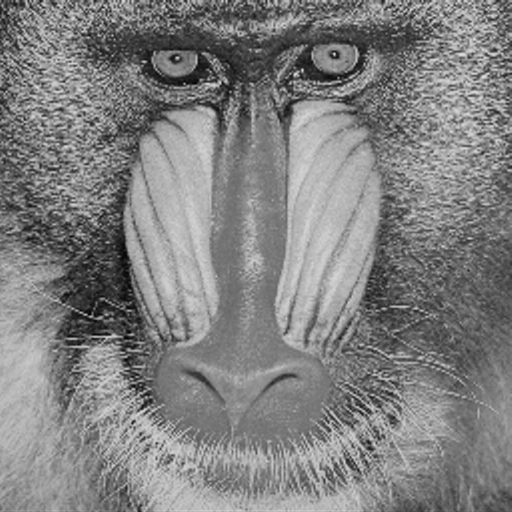
#> input picture Images/mandril_gray.tif, 512 x 512 px, found by its file name
$ jupyter execute BitPlaneSlicing.ipynb
#> lines starting #> are read from the running program, lines starting #| are printed output that depends on the picture; after the words box and inside, x2 and y2 are one past the last pixel; in counts of white or black regions, pixels touching at a corner belong together
[cell 1]
import cv2
import numpy as np
import matplotlib.pyplot as plt

[cell 2]
img = cv2.imread('\Images\mandril_gray.tif', 0)
#> img is the input picture: shape (512, 512); min 0, max 226, mean 128.5

[cell 3]
img.shape
#> Out = (512, 512)

[cell 4]
img.dtype

[cell 5]
plt.imshow(img, 'gray')
plt.show()

[cell 6]
arr = []
for i in range(img.shape[0]):
    for j in range(img.shape[1]):
        arr.append(np.binary_repr(img[i][j], width = 8))
#> after the loop, arr = 262144 items

[cell 7]
eight = (np.array([int(i[0]) for i in arr]) * 128).reshape(img.shape[0],img.shape[1])
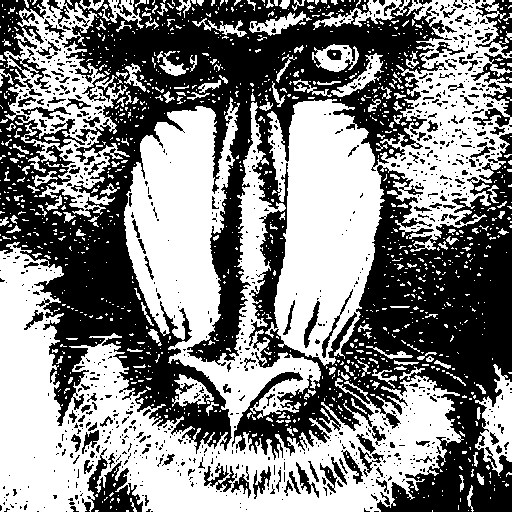
#> eight: shape (512, 512) int64; values 0 (black) and 128 (white), 51.6% white; 997 black regions (847 under 20 px), largest, box (x1, y1, x2, y2) and area: (0, 0, 512, 512) 110614, (87, 448, 143, 512) 1607, (475, 0, 512, 56) 808
seven = (np.array([int(i[1]) for i in arr]) * 64).reshape(img.shape[0],img.shape[1])
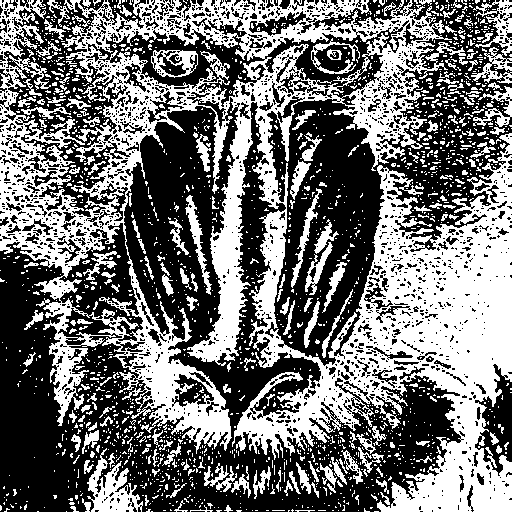
#> seven: shape (512, 512) int64; values 0 (black) and 64 (white), 44.7% white; 1997 white regions (1786 under 20 px), largest, box (x1, y1, x2, y2) and area: (0, 0, 512, 512) 91733, (87, 448, 143, 512) 1573, (473, 0, 512, 56) 764
six = (np.array([int(i[2]) for i in arr]) * 32).reshape(img.shape[0],img.shape[1])
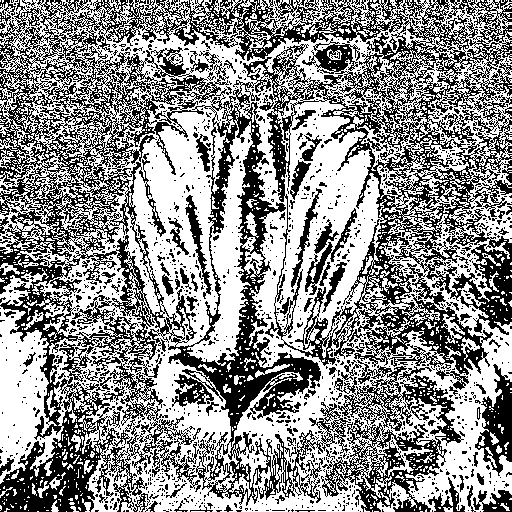
#> six: shape (512, 512) int64; values 0 (black) and 32 (white), 56% white; 1632 black regions (1515 under 20 px), largest, box (x1, y1, x2, y2) and area: (0, 0, 512, 512) 92422, (321, 360, 464, 512) 7153, (475, 364, 512, 476) 1948
five = (np.array([int(i[3]) for i in arr]) * 16).reshape(img.shape[0],img.shape[1])
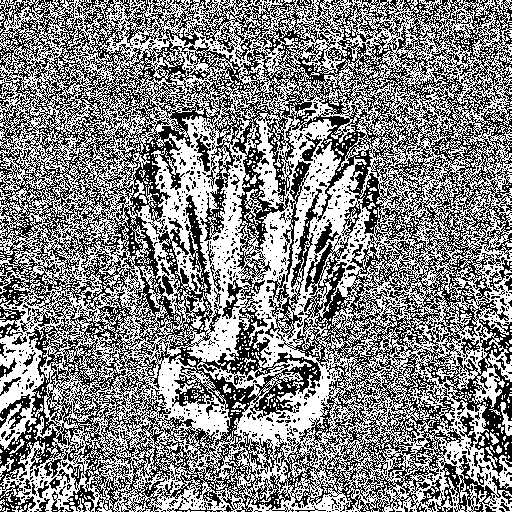
#> five: shape (512, 512) int64; values 0 (black) and 16 (white), 52.3% white; black in thin lines or dots
four = (np.array([int(i[4]) for i in arr]) * 8).reshape(img.shape[0],img.shape[1])
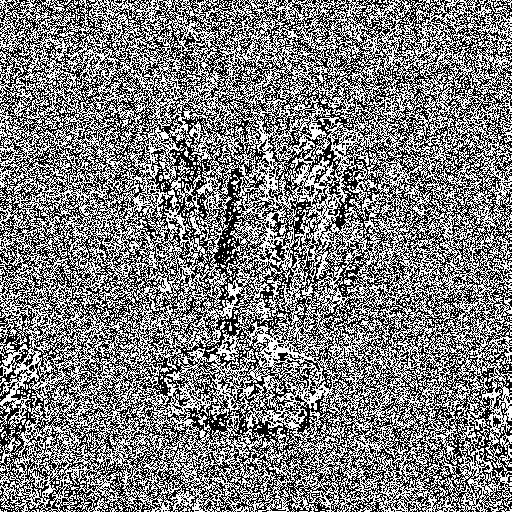
#> four: shape (512, 512) int64; values 0 (black) and 8 (white), 49.7% white in thin lines or dots
three = (np.array([int(i[5]) for i in arr]) * 4).reshape(img.shape[0],img.shape[1])
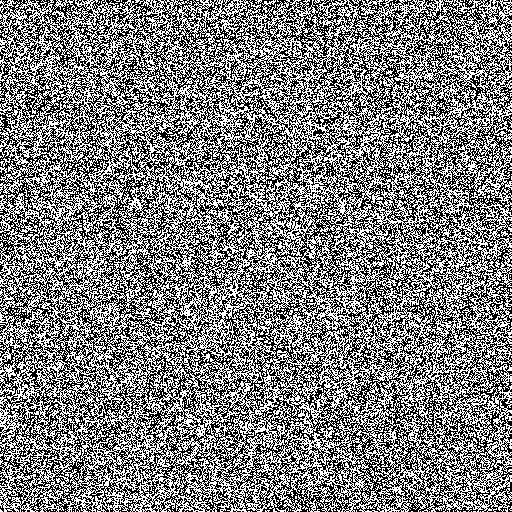
#> three: shape (512, 512) int64; values 0 (black) and 4 (white), 49.9% white in thin lines or dots
two = (np.array([int(i[6]) for i in arr]) * 2).reshape(img.shape[0],img.shape[1])
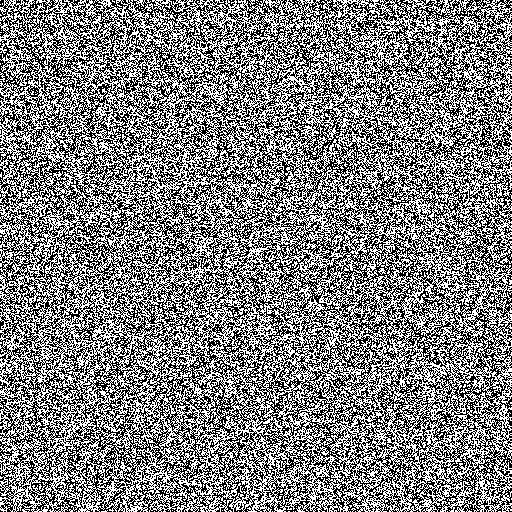
#> two: shape (512, 512) int64; values 0 (black) and 2 (white), 50% white; black in thin lines or dots
one = (np.array([int(i[7]) for i in arr]) * 1).reshape(img.shape[0],img.shape[1])
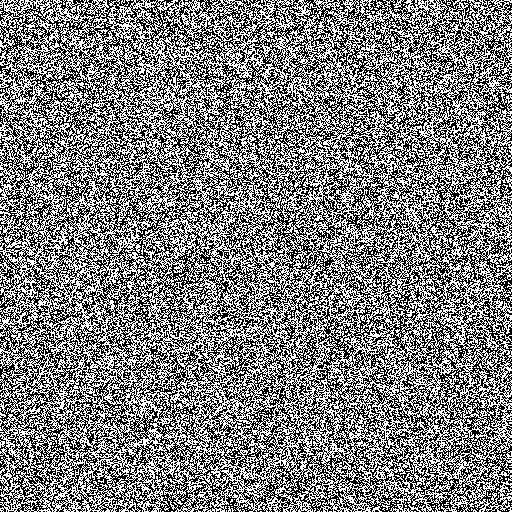
#> one: shape (512, 512) int64; values 0 (black) and 1 (white), 50% white in thin lines or dots

[cell 8]
print(((np.array([int(i[0]) for i in arr])*128).reshape(img.shape[0],img.shape[1])).shape)
#| (512, 512)

[cell 9]
plt.imshow(eight, 'gray')
plt.show()

[cell 10]
plt.figure(figsize=(15,15))
plt.subplot(1,8,1)
plt.imshow(eight, 'gray')
plt.title('EIGHT')
plt.subplot(1,8,2)
plt.imshow(seven, 'gray')
plt.title('SEVEN')
plt.subplot(1,8,3)
plt.imshow(six, 'gray')
plt.title('SIX')
plt.subplot(1,8,4)
plt.imshow(five, 'gray')
plt.title('FIVE')
plt.subplot(1,8,5)
plt.imshow(four, 'gray')
plt.title('FOUR')
plt.subplot(1,8,6)
plt.imshow(three, 'gray')
plt.title('THREE')
plt.subplot(1,8,7)
plt.imshow(two, 'gray')
plt.title('TWO')
plt.subplot(1,8,8)
plt.imshow(one, 'gray')
plt.title('ONE')

[cell 11]
newimg = eight+seven+six+five
plt.imshow(newimg, 'gray')
plt.show()
